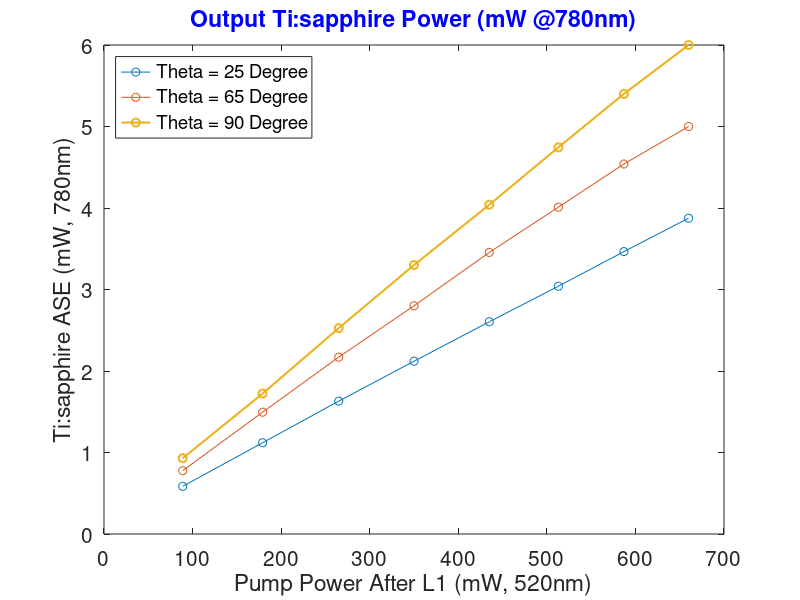
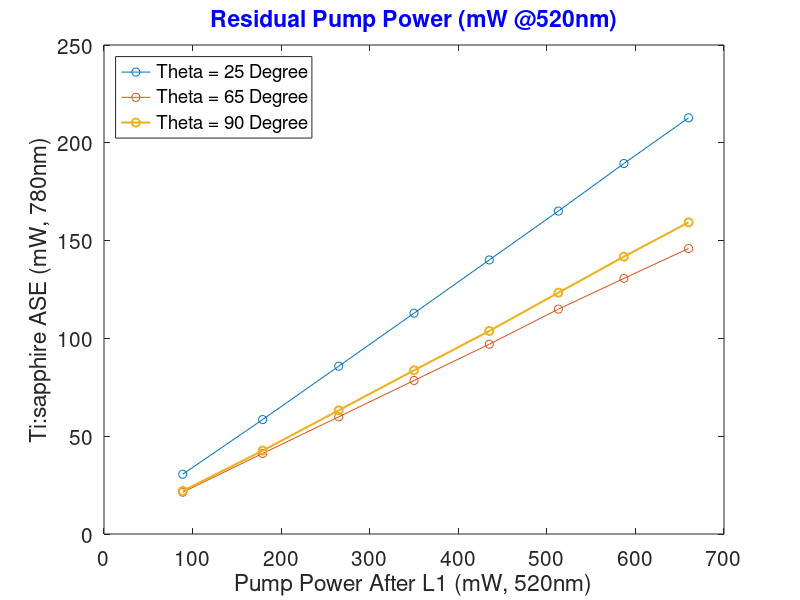

Recreate these plots in MATLAB, in order.
clear all
cd('D:\AMO\160926_TiSa LS Development\161006_Data Figures');
Current=[0.3
0.4
0.5
0.6
0.7
0.8
0.9
1
]';

Green=[88.9
179.1
265
350
435
513
587
660
];

Power_25Deg=[0.585
1.12
1.63
2.12
2.604
3.04
3.465
3.875
];

Power_65Deg=[0.777
1.495
2.17
2.8
3.455
4.01
4.54
5
];

Power_90Deg=[0.93
1.723
2.526
3.3
4.04
4.744
5.4
6
];



Res_25Deg=[30.55815
58.4968
85.7757
112.8868
140.10756
165.1056
189.42135
212.76125
];
Res_65Deg=[21.34903
41.19305
59.9063
78.492
97.03745
114.9439
130.6906
145.95
];
Res_90Deg=[22.0027
42.62597
63.23314
83.687
103.7956
123.36216
141.806
159.34
];

figure('Position', [100, 100, 800, 500]);
plot(Green,Power_25Deg,'-o',Green,Power_65Deg,'-o',Green,Power_90Deg,'-o','LineWidth',1.5);
xlabel('Pump Power After L1 (mW, 520nm)','fontsize',15);
ylabel('Ti:sapphire ASE (mW, 780nm)','fontsize',15);
legend('Theta = 25 Degree','Theta = 65 Degree','Theta = 90 Degree','Location','NorthWest')
title('Output Ti:sapphire Power (mW @780nm)','fontsize',15,'color','b')
set(gca,'fontsize',15)



figure('Position', [100, 100, 800, 500]);
plot(Green,Res_25Deg,'-o',Green,Res_65Deg,'-o',Green,Res_90Deg,'-o','LineWidth',1.5);
xlabel('Pump Power After L1 (mW, 520nm)','fontsize',15);
ylabel('Ti:sapphire ASE (mW, 780nm)','fontsize',15);
legend('Theta = 25 Degree','Theta = 65 Degree','Theta = 90 Degree','Location','NorthWest')
title('Residual Pump Power (mW @520nm)','fontsize',15,'color','b')
set(gca,'fontsize',15)